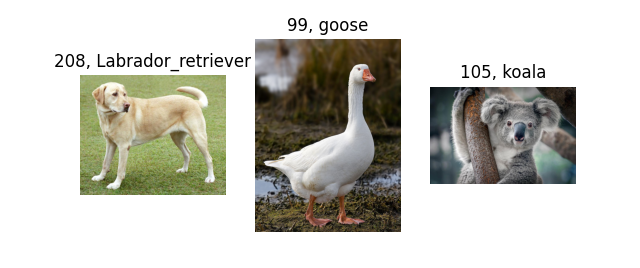

The script that drew this image:

from torchvision import models
import torch
from torchvision import transforms
import matplotlib.pyplot as plt
from PIL import Image
import argparse

if __name__ == '__main__':

    parser = argparse.ArgumentParser()
    parser.add_argument('--network', choices=['resnet50', 'vgg11', 'googlenet'], default='resnet50')
    args = parser.parse_args()

    imgs = [Image.open(i) for i in ['dog.jpg', 'goose.jpg', 'koala.jpg']]

    transform = transforms.Compose([
        transforms.Resize(256),
        transforms.CenterCrop(224),
        transforms.ToTensor(),
        transforms.Normalize(mean=[0.485, 0.456, 0.406], std=[0.229, 0.224, 0.225])])

    if args.network == 'resnet50':
        model = models.resnet50(pretrained=True)
    elif args.network == 'vgg11':
        model = models.vgg11(pretrained=True)
    elif args.network == 'googlenet':
        model = models.googlenet(pretrained=True)
    model.eval()


    with open('imagenet_classes.txt') as f:
        classes = [line.strip() for line in f.readlines()]
    classes = classes[4:] # .txt파일의 최초 4줄은 의미 없음

    fig = plt.figure()

    for i, img in enumerate(imgs):
        out = model(torch.unsqueeze(transform(img), 0))
        _, index = torch.max(out, 1) #가장 확률이 높은 것 뽑아냄
        subplot = fig.add_subplot(1, 3, i+1)
        subplot.imshow(img,cmap=plt.cm.gray_r)
        plt.title(classes[index])
        plt.axis('off')
    plt.show()
